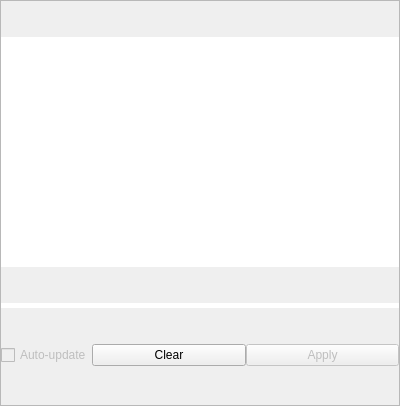
<?xml version="1.0" encoding="UTF-8"?>
<ui version="4.0">
 <class>MainFrame</class>
 <widget class="QFrame" name="MainFrame">
  <property name="geometry">
   <rect>
    <x>0</x>
    <y>0</y>
    <width>400</width>
    <height>406</height>
   </rect>
  </property>
  <property name="sizePolicy">
   <sizepolicy hsizetype="Preferred" vsizetype="MinimumExpanding">
    <horstretch>0</horstretch>
    <verstretch>0</verstretch>
   </sizepolicy>
  </property>
  <property name="windowTitle">
   <string>Frame</string>
  </property>
  <property name="frameShape">
   <enum>QFrame::StyledPanel</enum>
  </property>
  <property name="frameShadow">
   <enum>QFrame::Raised</enum>
  </property>
  <layout class="QVBoxLayout" name="verticalLayout">
   <property name="spacing">
    <number>0</number>
   </property>
   <property name="leftMargin">
    <number>0</number>
   </property>
   <property name="topMargin">
    <number>0</number>
   </property>
   <property name="rightMargin">
    <number>0</number>
   </property>
   <property name="bottomMargin">
    <number>0</number>
   </property>
   <item>
    <widget class="QListWidget" name="filterListWidget">
     <property name="enabled">
      <bool>true</bool>
     </property>
     <property name="sizePolicy">
      <sizepolicy hsizetype="Expanding" vsizetype="Maximum">
       <horstretch>0</horstretch>
       <verstretch>0</verstretch>
      </sizepolicy>
     </property>
     <property name="minimumSize">
      <size>
       <width>0</width>
       <height>230</height>
      </size>
     </property>
     <property name="styleSheet">
      <string notr="true">QListWidget{
     border: 0px solid grey;
     border-radius: 0px;
}

QListWidget:!enabled {
	background-color: rgb(255, 255, 255);
}</string>
     </property>
     <property name="frameShape">
      <enum>QFrame::StyledPanel</enum>
     </property>
     <property name="frameShadow">
      <enum>QFrame::Sunken</enum>
     </property>
     <property name="lineWidth">
      <number>0</number>
     </property>
     <property name="iconSize">
      <size>
       <width>80</width>
       <height>80</height>
      </size>
     </property>
     <property name="movement">
      <enum>QListView::Static</enum>
     </property>
     <property name="isWrapping" stdset="0">
      <bool>true</bool>
     </property>
     <property name="resizeMode">
      <enum>QListView::Adjust</enum>
     </property>
     <property name="gridSize">
      <size>
       <width>100</width>
       <height>110</height>
      </size>
     </property>
     <property name="viewMode">
      <enum>QListView::IconMode</enum>
     </property>
     <property name="uniformItemSizes">
      <bool>false</bool>
     </property>
     <property name="wordWrap">
      <bool>false</bool>
     </property>
     <property name="sortingEnabled">
      <bool>false</bool>
     </property>
    </widget>
   </item>
   <item>
    <widget class="QProgressBar" name="progressBar">
     <property name="maximumSize">
      <size>
       <width>16777215</width>
       <height>5</height>
      </size>
     </property>
     <property name="styleSheet">
      <string notr="true"> QProgressBar {
     border: 0px solid grey;
     border-radius: 0px;
 }

 QProgressBar::chunk {
     background-color: #05B8CC;
     width: 20px;
 }</string>
     </property>
     <property name="value">
      <number>0</number>
     </property>
     <property name="textVisible">
      <bool>false</bool>
     </property>
     <property name="invertedAppearance">
      <bool>false</bool>
     </property>
    </widget>
   </item>
   <item>
    <layout class="QHBoxLayout" name="horizontalLayout">
     <property name="spacing">
      <number>0</number>
     </property>
     <property name="sizeConstraint">
      <enum>QLayout::SetDefaultConstraint</enum>
     </property>
     <item>
      <widget class="QCheckBox" name="autoUpdateCheckBox">
       <property name="enabled">
        <bool>false</bool>
       </property>
       <property name="sizePolicy">
        <sizepolicy hsizetype="Maximum" vsizetype="Fixed">
         <horstretch>0</horstretch>
         <verstretch>0</verstretch>
        </sizepolicy>
       </property>
       <property name="text">
        <string>Auto-update</string>
       </property>
      </widget>
     </item>
     <item>
      <widget class="QPushButton" name="clearFilterButton">
       <property name="text">
        <string>Clear</string>
       </property>
      </widget>
     </item>
     <item>
      <widget class="QPushButton" name="applyFilterButton">
       <property name="enabled">
        <bool>false</bool>
       </property>
       <property name="styleSheet">
        <string notr="true"/>
       </property>
       <property name="text">
        <string>Apply</string>
       </property>
      </widget>
     </item>
    </layout>
   </item>
  </layout>
 </widget>
 <resources/>
 <connections/>
</ui>
